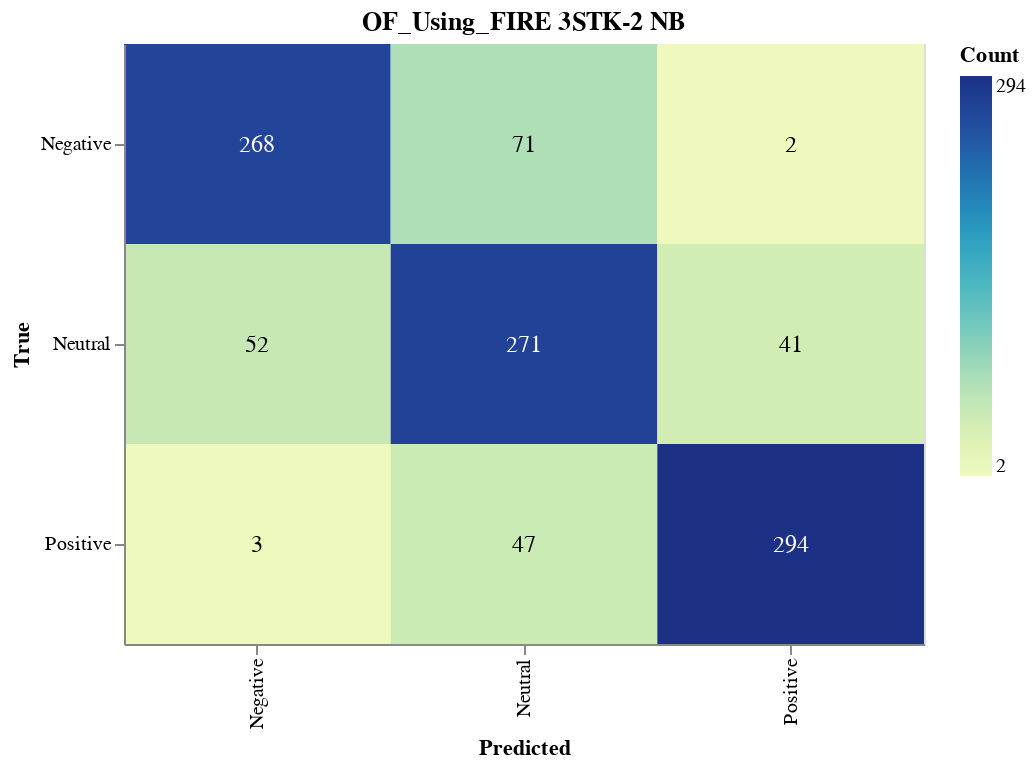

The notebook cell saved with this chart:
### Markdown cell above
#### Save CM

### Code cell
import altair as alt
import altair_saver
import pandas as pd
from sklearn.metrics import confusion_matrix

# Calculate the confusion matrix
cm = confusion_matrix(y_val, nb_validation_predictions)

# Define class names
class_names = ['Negative', 'Neutral', 'Positive']

# Convert confusion matrix to DataFrame
cm_df = pd.DataFrame(cm, index=class_names, columns=class_names).reset_index().melt(id_vars='index')
cm_df.columns = ['True', 'Predicted', 'Count']

# Ensure the order of categories
cm_df['True'] = pd.Categorical(cm_df['True'], categories=class_names, ordered=True)
cm_df['Predicted'] = pd.Categorical(cm_df['Predicted'], categories=class_names, ordered=True)

# Create the Altair plot
heatmap = alt.Chart(cm_df).mark_rect().encode(
    x=alt.X('Predicted:O', sort=class_names),
    y=alt.Y('True:O', sort=class_names),
    color='Count:Q',
    tooltip=['True', 'Predicted', 'Count']
).properties(
    width=400,
    height=300,
    title='OF_Using_FIRE 3STK-2 NB'
)

# Add text labels
text = heatmap.mark_text(
    align='center',
    baseline='middle',
    fontSize=12
).encode(
    text='Count:Q',
    color=alt.condition(
        alt.datum.Count > cm.max() / 2,
        alt.value('white'),
        alt.value('black')
    )
)

# Combine heatmap and text
final_chart = heatmap + text

# Display the plot
final_chart.show()

### Figure 1 — Vega-Lite specification as saved in the notebook (floating-point values rounded to 4 significant figures)
{"config": {"view": {"continuousWidth": 300, "continuousHeight": 300}}, "layer": [{"mark": {"type": "rect"}, "encoding": {"color": {"field": "Count", "type": "quantitative"}, "tooltip": [{"field": "True", "type": "ordinal"}, {"field": "Predicted", "type": "ordinal"}, {"field": "Count", "type": "quantitative"}], "x": {"field": "Predicted", "sort": ["Negative", "Neutral", "Positive"], "type": "ordinal"}, "y": {"field": "True", "sort": ["Negative", "Neutral", "Positive"], "type": "ordinal"}}, "title": "OF_Using_FIRE 3STK-2 NB"}, {"mark": {"type": "text", "align": "center", "baseline": "middle", "fontSize": 12}, "encoding": {"color": {"condition": {"test": "(datum.Count > 147.0)", "value": "white"}, "value": "black"}, "text": {"field": "Count", "type": "quantitative"}, "tooltip": [{"field": "True", "type": "ordinal"}, {"field": "Predicted", "type": "ordinal"}, {"field": "Count", "type": "quantitative"}], "x": {"field": "Predicted", "sort": ["Negative", "Neutral", "Positive"], "type": "ordinal"}, "y": {"field": "True", "sort": ["Negative", "Neutral", "Positive"], "type": "ordinal"}}, "title": "OF_Using_FIRE 3STK-2 NB"}], "data": {"name": "data-8c118a5445c19946fede7ab97b946eff"}, "height": 300, "width": 400, "$schema": "https://vega.github.io/schema/vega-lite/v5.17.0.json", "datasets": {"data-8c118a5445c19946fede7ab97b946eff": [{"True": "Negative", "Predicted": "Negative", "Count": 268}, {"True": "Neutral", "Predicted": "Negative", "Count": 52}, {"True": "Positive", "Predicted": "Negative", "Count": 3}, {"True": "Negative", "Predicted": "Neutral", "Count": 71}, {"True": "Neutral", "Predicted": "Neutral", "Count": 271}, {"True": "Positive", "Predicted": "Neutral", "Count": 47}, {"True": "Negative", "Predicted": "Positive", "Count": 2}, {"True": "Neutral", "Predicted": "Positive", "Count": 41}, {"True": "Positive", "Predicted": "Positive", "Count": 294}]}}
